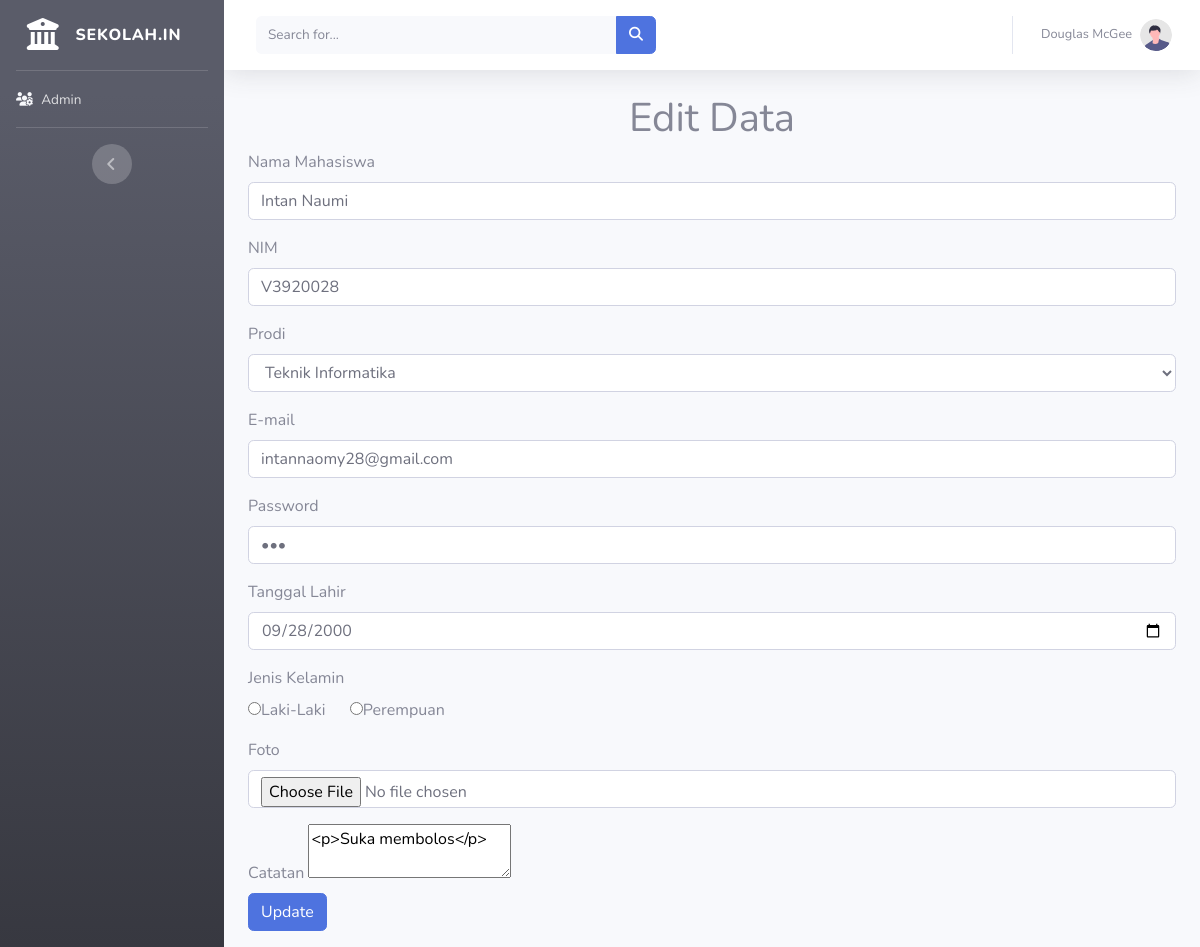
/home/update/40, run on the app's committed database.
### tables this page shows
CREATE TABLE `kuliah` (
  `id_mahasiswa` int(11) NOT NULL,
  `nama_mahasiswa` varchar(50) NOT NULL,
  `prodi` varchar(255) NOT NULL,
  `nim` varchar(50) NOT NULL,
  `email` varchar(50) NOT NULL,
  `password` varchar(100) NOT NULL,
  `tanggal_lahir` date NOT NULL,
  `jenis_kelamin` varchar(50) NOT NULL,
  `deskripsi` varchar(10000) NOT NULL,
  `setuju` varchar(255) NOT NULL,
  `gambar` varchar(255) NOT NULL
);

### application/controllers/Home.php (called while the page is built, shortened)
<?php
class Home extends CI_Controller {
	public function update($id){
		$data['item'] =  $this->db->get_where('kuliah',['id_mahasiswa'=>$id])->row();
		$this->load->view('templates/header');
		$this->load->view('templates/sidebar');
		$this->load->view('update', $data);
		$this->load->view('templates/footer');
	}
}

### index.php (called while the page is built, shortened)
<?php
require_once BASEPATH.'core/CodeIgniter.php';

### application/views/update.php (the view, shortened to what this page needs)
<div class="container">
	<h1 class="text-center"> Edit Data </h1>
	<form method="post" action="<?= base_url('home/edit_data/'.$item->id_mahasiswa) ?>" enctype="multipart/form-data" autocomplete="off">
		<div class="form-group">
			<label>Nama Mahasiswa</label>
			<input type="text" name="nama_mahasiswa" class="form-control" placeholder="Nama Mahasiswa" value="<?= $item->nama_mahasiswa ?>">
		</div>
		<div class="form-group">
			<label>NIM</label>
			<input type="text" name="nim" class="form-control" placeholder=" NIM" value="<?= $item->nim ?>" >
		</div>
		<div class="form-group">
			<label>Prodi</label><br>
		 <select name="prodi" class="form-control"  >
		 	<option selected="true" disabled="disabled"><?= $item->prodi ?></option>
        </select>
    </div>
		<div class="form-group">
			<label>E-mail</label>
			<input type="email" name="email" class="form-control" placeholder="Email" value="<?= $item->email ?>"  >
		</div>
		<div class="form-group">
			<label>Password</label>
			<input type="password" name="password" class="form-control" placeholder="Password" value="<?= $item->password ?>">
		</div>
		<div class="form-group">
			<label>Tanggal Lahir</label>
			<input type="date" name="tanggal_lahir" class="form-control" value="<?= $item->tanggal_lahir ?>" >
		</div>
		<div class="form-group" required="">
			<label>Jenis Kelamin</label><br>
			<input type="radio" name="jenis_kelamin"  value="Laki-Laki" required>Laki-Laki &emsp;
        	<input type="radio" name="jenis_kelamin" value="Perempuan">Perempuan
		</div>
		<div class="form-group">
			<label>Foto</label>
			<input type="file" name="gambar" class="form-control"  required="">
		</div>
		<div class="form-group">
			<label>Catatan</label>
			<textarea id="deskripsi" name="deskripsi"><?= $item->deskripsi ?></textarea><br>
			<button type="submit" class="btn btn-primary">Update</button>
		</div>
	</form>
</div>

### data on the page
kuliah: nama_mahasiswa "Intan Naumi", nim "V3920028", prodi "Teknik Informatika", email "intannaomy28@gmail.com", tanggal_lahir "09/28/2000", deskripsi "<p>Suka membolos</p>"
